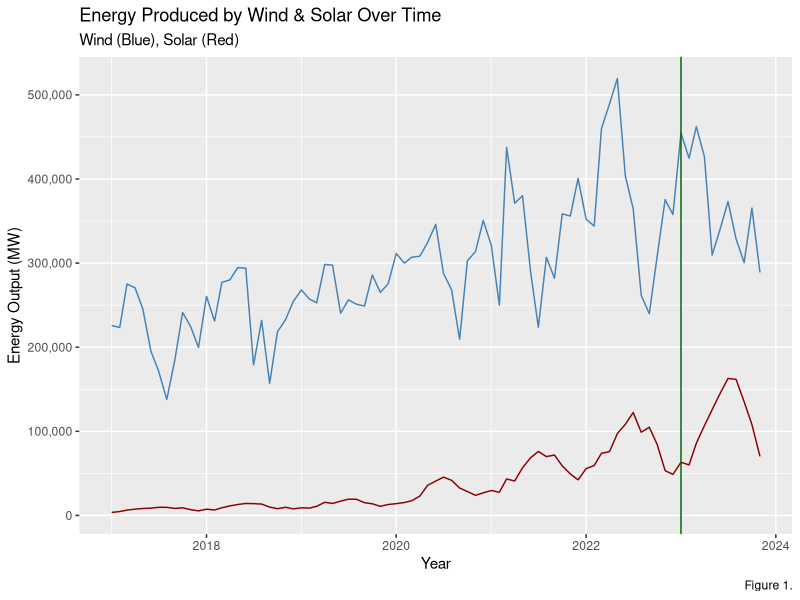
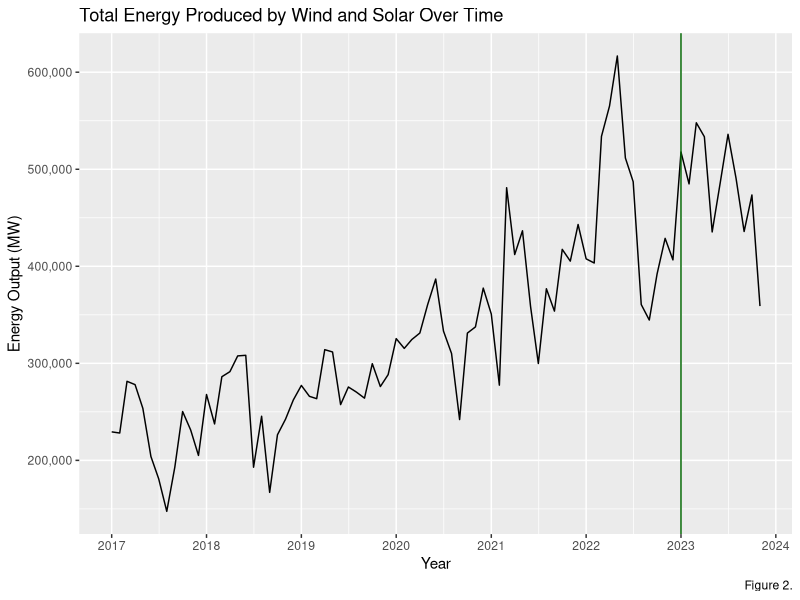

Source code (R) for these figures, in order:
## ---- chunk 1
knitr::opts_chunk$set(	
  message = FALSE,
	warning = FALSE,
	cache = TRUE)
library(knitr)
library(tidyverse)
library(lubridate)
library(scales)
library(formattable)
## ---- chunk 2
# read wind & solar output
wind_output1 <- read.csv("SystemWideWindOutput2011to2014_NRGSTREAM_extract_110218_20231126_135931.csv", skip = 4)
wind_output2 <- read.csv("SystemWideWindOutput2015to2018_NRGSTREAM_extract_110218_20231126_135931.csv", skip = 4)
wind_output3 <- read.csv("SystemWideWindOutput2018to2023_NRGSTREAM_extract_110218_20231126_135931.csv", skip = 4)
wind_output <- full_join(wind_output1,wind_output2) %>% full_join(wind_output3) 
wind_output[["Date.Time"]] <- as.Date(wind_output[["Date.Time"]], format = "%m/%d/%Y %H:%M") 

solar_output1 <- read.csv("SystemWideSolarOutput2017to2018_NRGSTREAM_extract_159280_20231127_155405.csv", skip = 4)
solar_output2 <- read.csv("SystemWideSolarOutput2019to2023_NRGSTREAM_extract_159280_20231127_155405.csv", skip = 4)
solar_output <- full_join(solar_output1, solar_output2)
solar_output[["Date.Time"]] <- as.Date(solar_output[["Date.Time"]], format = "%m/%d/%Y %H:%M")

# join solar & wind and then filter dates
df <- full_join(solar_output,wind_output, by = "Date.Time") %>% 
  rename(solar_output = "MW.x", wind_output = "MW.y") %>% 
  mutate(total_output = solar_output + wind_output) %>%
  filter(Date.Time >="2017-01-01" & Date.Time < "2023-11-27")

rm(wind_output1, wind_output2, wind_output3, solar_output1, solar_output2)
## ---- chunk 3
# Summary generation output
df %>% group_by(year = year(Date.Time)) %>% 
  summarize(wind_total = sum(wind_output), solar_total = sum(solar_output), combined_total = sum(total_output)) %>%
  mutate(across(c(wind_total, solar_total, combined_total),~ format(.x, big.mark = ",")))%>%
  kable(caption = "Solar and Wind Production (MW)", align=rep("c", 3))
## ---- chunk 4
# OVERLAY GRAPHS OF SOLAR AND WIND
df %>% group_by(month = floor_date(Date.Time, "month")) %>% 
  summarize(solar_total = sum(solar_output), wind_total = sum(wind_output)) %>% 
  ggplot(aes(x=month)) + geom_line(aes(y=solar_total), color="darkred") + 
  geom_line(aes(y=wind_total), color="steelblue")+
  scale_y_continuous(labels = label_comma())+
  labs(title = "Energy Produced by Wind & Solar Over Time", 
       subtitle = "Wind (Blue), Solar (Red)", x = "Year", y = "Energy Output (MW)",
       caption = "Figure 1.") +
  geom_vline(xintercept = as.numeric(as.Date("2023-01-01")),color = "darkgreen")
# GRAPH OF TOTAL RENEWABLES OUTPUT
df %>% group_by(month = floor_date(Date.Time, "month")) %>% 
  summarize(total_MW = sum(total_output)) %>% 
  ggplot(aes(month, total_MW)) + geom_line()+
  scale_x_date(date_breaks = "1 year",date_labels = "%Y") +
  scale_y_continuous(labels = label_comma())+
  labs(title = "Total Energy Produced by Wind and Solar Over Time", x = "Year", y = "Energy Output (MW)",
       caption = "Figure 2.") +
  geom_vline(xintercept = as.numeric(as.Date("2023-01-01")),color = "darkgreen")
## ---- chunk 5
# CURTAILMENT BREAKDOWN
breakdown_fossil_cost <- df %>% group_by(year = floor_date(Date.Time, "year")) %>% 
  summarise(solar_lower = sum(solar_output)*.09, solar_upper = sum(solar_output)*.19, 
            wind_lower = sum(wind_output)*.05, wind_upper = sum(wind_output)*.13) %>%
  mutate(combined_lower = solar_lower + wind_lower, combined_upper = solar_upper + wind_upper)  
breakdown_fossil_cost$year<- as.numeric(format(breakdown_fossil_cost$year, "%Y"))
breakdown_fossil_cost%>%
  mutate(across(c(solar_lower, solar_upper, wind_lower, wind_upper, combined_lower, combined_upper),~ format(.x, big.mark = ","))) %>%  
  kable(col.names = c("Year", "Solar Curtailment \\\n (Lower Bound)", "Solar Curtailment \\\n (Upper Bound)",
                                               "Wind Curtailment \\\n (Lower Bound)", "Wind Curtailment \\\n (Upper Bound)",
                                               "Combined Curtailment \\\n (Lower Bound)", "Combined Curtailment \\\n (Upper Bound)"),
        caption = "Curtailment for Solar and Wind (MW)", 
        align=rep("c", 2))
## ---- chunk 6
# COST OF USING FOSSIL FUELS BROKEN DOWN

breakdown_fossil_cost %>% mutate(solar_lower_cost = currency(case_when(year == 2017 ~ solar_lower*35.41,
                                               year == 2018 ~ solar_lower*35.86,
                                               year == 2019 ~ solar_lower*36.66,
                                               year == 2020 ~ solar_lower*34.86,
                                               year == 2021 ~ solar_lower*35.66,
                                               year == 2022 ~ solar_lower*43.88,
                                               year == 2023 ~ solar_lower*43.88), digits = 0L),
                       solar_upper_cost = currency(case_when(year == 2017 ~ solar_upper*35.41,
                                               year == 2018 ~ solar_upper*35.86,
                                               year == 2019 ~ solar_upper*36.66,
                                               year == 2020 ~ solar_upper*34.86,
                                               year == 2021 ~ solar_upper*35.66,
                                               year == 2022 ~ solar_upper*43.88,
                                               year == 2023 ~ solar_upper*43.88), digits = 0L),
                       wind_lower_cost = currency(case_when(year == 2017 ~ wind_lower*35.41,
                                               year == 2018 ~ wind_lower*35.86,
                                               year == 2019 ~ wind_lower*36.66,
                                               year == 2020 ~ wind_lower*34.86,
                                               year == 2021 ~ wind_lower*35.66,
                                               year == 2022 ~ wind_lower*43.88,
                                               year == 2023 ~ wind_lower*43.88), digits = 0L),
                       wind_upper_cost = currency(case_when(year == 2017 ~ wind_upper*35.41,
                                               year == 2018 ~ wind_upper*35.86,
                                               year == 2019 ~ wind_upper*36.66,
                                               year == 2020 ~ wind_upper*34.86,
                                               year == 2021 ~ wind_upper*35.66,
                                               year == 2022 ~ wind_upper*43.88,
                                               year == 2023 ~ wind_upper*43.88), digits = 0L),
                       combined_lower_cost = currency(case_when(year == 2017 ~ combined_lower*35.41,
                                               year == 2018 ~ combined_lower*35.86,
                                               year == 2019 ~ combined_lower*36.66,
                                               year == 2020 ~ combined_lower*34.86,
                                               year == 2021 ~ combined_lower*35.66,
                                               year == 2022 ~ combined_lower*43.88,
                                               year == 2023 ~ combined_lower*43.88), digits = 0L),
                       combined_upper_cost = currency(case_when(year == 2017 ~ combined_upper*35.41,
                                               year == 2018 ~ combined_upper*35.86,
                                               year == 2019 ~ combined_upper*36.66,
                                               year == 2020 ~ combined_upper*34.86,
                                               year == 2021 ~ combined_upper*35.66,
                                               year == 2022 ~ combined_upper*43.88,
                                               year == 2023 ~ combined_upper*43.88), digits = 0L)) %>%
  select(year, solar_lower_cost, solar_upper_cost, wind_lower_cost, wind_upper_cost, 
         combined_lower_cost, combined_upper_cost) %>%
  kable(col.names = c("Year", "Curtailed Solar Cost \\\n (Lower Bound)", 
                      "Curtailed Solar Cost \\\n (Upper Bound)", 
                      "Curtailed Wind Cost \\\n (Lower Bound)",
                      "Curtailed Wind Cost \\\n (Upper Bound)",
                      "Combined Cost \\\n (Lower Bound)",
                      "Combined Cost \\\n (Upper Bound"),
        caption = "Cost of Operating Fossil Fuels (USD)", 
        align=rep("c", 2))
## ---- chunk 7
# ASSOCIATED EMISSIONS BREAKDOWN
breakdown_fossil_cost %>% mutate(solar_lower_co2 = round(solar_lower*1562.4/2204.6),
                                 solar_upper_co2 = round(solar_upper*1562.4/2204.6),
                                 wind_lower_co2 = round(wind_lower*1562.4/2204.6),
                                 wind_upper_co2 = round(wind_upper*1562.4/2204.6),
                                 combined_lower_co2 = round(combined_lower*1562.4/2204.6),
                                 combined_upper_co2 = round(combined_upper*1562.4/2204.6)) %>%
  select(year, solar_lower_co2, solar_upper_co2, wind_lower_co2, wind_upper_co2, 
         combined_lower_co2, combined_upper_co2) %>%
  mutate(across(c(solar_lower_co2, solar_upper_co2, wind_lower_co2, wind_upper_co2, 
         combined_lower_co2, combined_upper_co2),~ format(.x, big.mark = ","))) %>% 
  kable(col.names = c("Year", "Emissions from Solar \\\n (Lower Bound)",
                      "Emissions from Solar \\\n (Upper Bound)",
                      "Emissions from Wind \\\n (Lower Bound)",
                      "Emissions from Wind \\\n (Upper Bound)",
                      "Emissions from Solar and Wind \\\n (Lower Bound)", 
                      "Emissions from Solar and Wind \\\n(Upper Bound)"),
        caption = "CO2 Emissions from Operating Fossil Fuels (metric ton)", 
        align=rep("c", 2))
